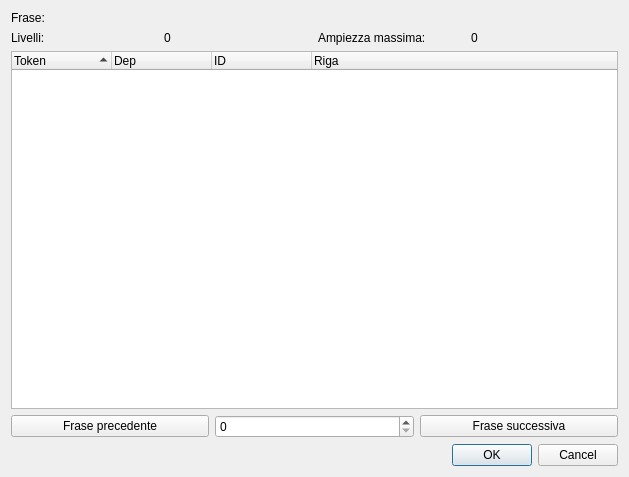
<?xml version="1.0" encoding="UTF-8"?>
<ui version="4.0">
 <class>Dialog</class>
 <widget class="QDialog" name="Dialog">
  <property name="geometry">
   <rect>
    <x>0</x>
    <y>0</y>
    <width>629</width>
    <height>477</height>
   </rect>
  </property>
  <property name="windowTitle">
   <string>Dialog</string>
  </property>
  <layout class="QVBoxLayout" name="verticalLayout">
   <item>
    <layout class="QHBoxLayout" name="horizontalLayout_2">
     <item>
      <widget class="QLabel" name="label">
       <property name="maximumSize">
        <size>
         <width>100</width>
         <height>16777215</height>
        </size>
       </property>
       <property name="text">
        <string>Frase:</string>
       </property>
      </widget>
     </item>
     <item>
      <widget class="QLabel" name="fraseLabel">
       <property name="text">
        <string>&lt;none&gt;</string>
       </property>
       <property name="wordWrap">
        <bool>true</bool>
       </property>
      </widget>
     </item>
    </layout>
   </item>
   <item>
    <layout class="QHBoxLayout" name="horizontalLayout_3">
     <item>
      <widget class="QLabel" name="label_5">
       <property name="text">
        <string>Livelli:</string>
       </property>
      </widget>
     </item>
     <item>
      <widget class="QLabel" name="livelli">
       <property name="text">
        <string>0</string>
       </property>
      </widget>
     </item>
     <item>
      <widget class="QLabel" name="label_3">
       <property name="text">
        <string>Ampiezza massima:</string>
       </property>
      </widget>
     </item>
     <item>
      <widget class="QLabel" name="ampiezza">
       <property name="text">
        <string>0</string>
       </property>
      </widget>
     </item>
    </layout>
   </item>
   <item>
    <widget class="QTreeWidget" name="treeWidget">
     <property name="styleSheet">
      <string notr="true"/>
     </property>
     <property name="sortingEnabled">
      <bool>true</bool>
     </property>
     <column>
      <property name="text">
       <string>Token</string>
      </property>
     </column>
     <column>
      <property name="text">
       <string>Dep</string>
      </property>
     </column>
     <column>
      <property name="text">
       <string>ID</string>
      </property>
     </column>
     <column>
      <property name="text">
       <string>Riga</string>
      </property>
     </column>
    </widget>
   </item>
   <item>
    <layout class="QHBoxLayout" name="horizontalLayout">
     <item>
      <widget class="QPushButton" name="prev">
       <property name="text">
        <string>Frase precedente</string>
       </property>
      </widget>
     </item>
     <item>
      <widget class="QSpinBox" name="frase"/>
     </item>
     <item>
      <widget class="QPushButton" name="next">
       <property name="text">
        <string>Frase successiva</string>
       </property>
      </widget>
     </item>
    </layout>
   </item>
   <item>
    <widget class="QDialogButtonBox" name="buttonBox">
     <property name="orientation">
      <enum>Qt::Horizontal</enum>
     </property>
     <property name="standardButtons">
      <set>QDialogButtonBox::Cancel|QDialogButtonBox::Ok</set>
     </property>
    </widget>
   </item>
  </layout>
 </widget>
 <resources/>
 <connections>
  <connection>
   <sender>buttonBox</sender>
   <signal>accepted()</signal>
   <receiver>Dialog</receiver>
   <slot>accept()</slot>
   <hints>
    <hint type="sourcelabel">
     <x>248</x>
     <y>254</y>
    </hint>
    <hint type="destinationlabel">
     <x>157</x>
     <y>274</y>
    </hint>
   </hints>
  </connection>
  <connection>
   <sender>buttonBox</sender>
   <signal>rejected()</signal>
   <receiver>Dialog</receiver>
   <slot>reject()</slot>
   <hints>
    <hint type="sourcelabel">
     <x>316</x>
     <y>260</y>
    </hint>
    <hint type="destinationlabel">
     <x>286</x>
     <y>274</y>
    </hint>
   </hints>
  </connection>
 </connections>
</ui>
